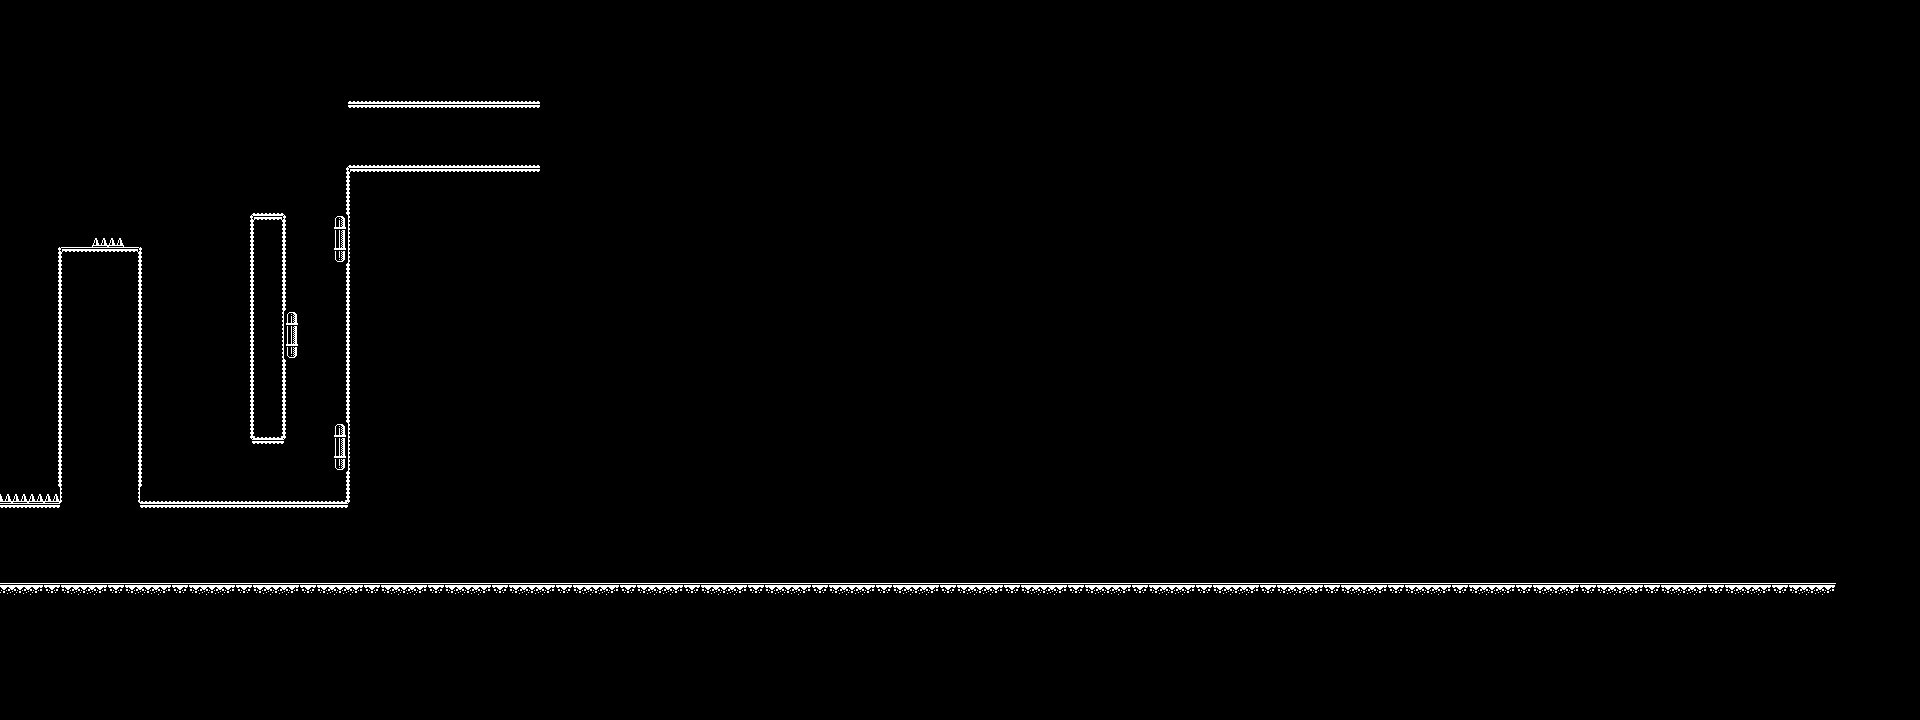

Rendered tile map (Tiled .tmx) drawn with the repository's tilesets; below, a short description and the map source with its tile grids summarised:
An orthogonal 120x45 tile map with 16x16 px tiles, 1 tile layer (Tile Layer 1).

<map version="1.10" tiledversion="1.11.2" orientation="orthogonal" renderorder="right-down" width="120" height="45" tilewidth="16" tileheight="16" infinite="0" nextlayerid="2" nextobjectid="1">
 <tileset firstgid="1" source="../Tiles_2/monochrome_tilemap.tsx" />
 <layer id="1" name="Tile Layer 1" width="120" height="45" offsetx="-84.6667" offsety="-9.33333">
  <data>[5400 cells, 5400 non-empty, 17 distinct tile ids]</data>
 </layer>
</map>
